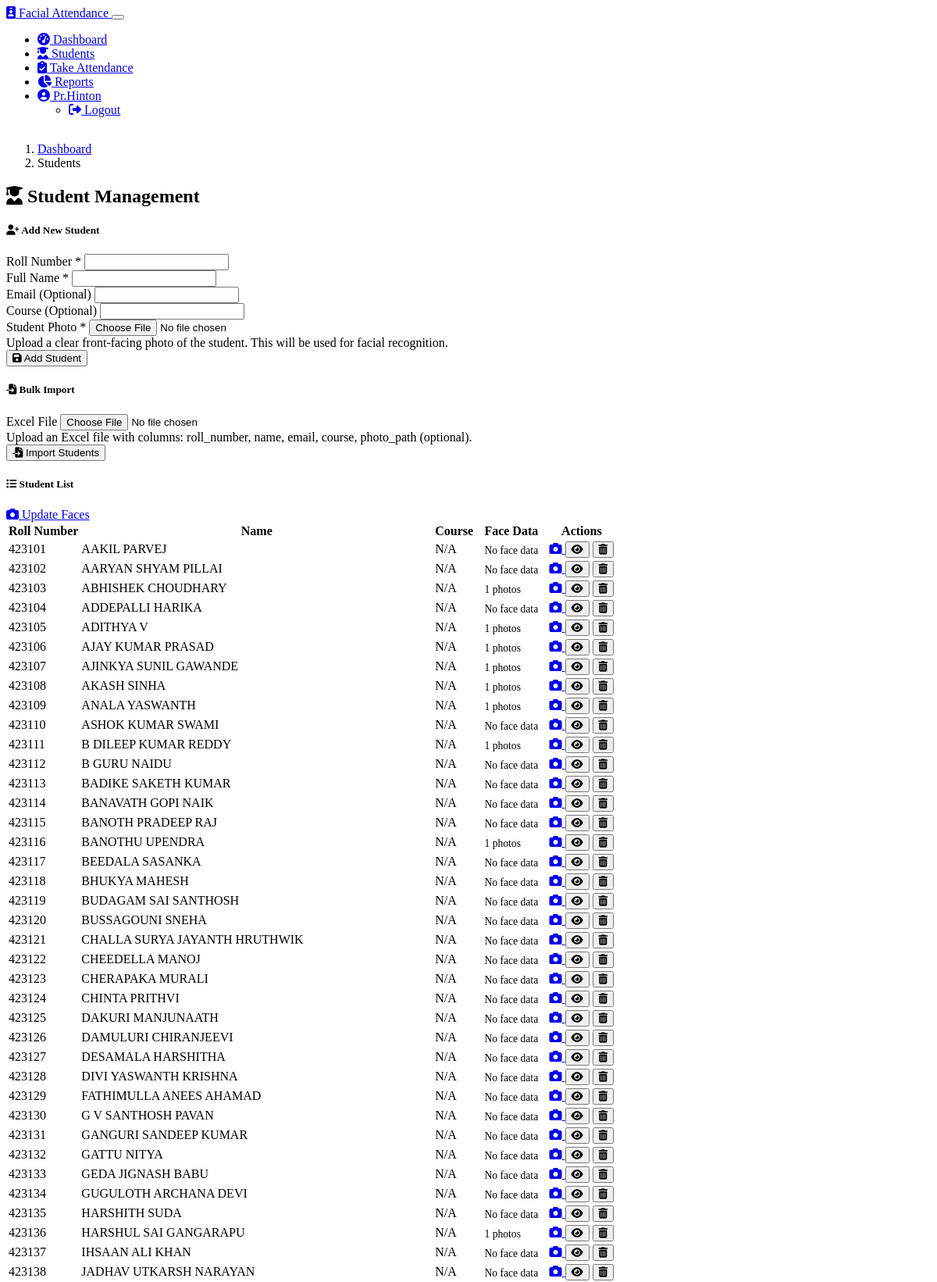
The app's page /students (signed in, upper part) with its own data.
### models.py (models this page shows, shortened)
class User(UserMixin, db.Model):
    id = db.Column(db.Integer, primary_key=True)
    username = db.Column(db.String(64), unique=True, nullable=False)
    email = db.Column(db.String(120), unique=True, nullable=False)
    password_hash = db.Column(db.String(256), nullable=False)
    is_admin = db.Column(db.Boolean, default=False)
    created_at = db.Column(db.DateTime, default=datetime.utcnow)

class Student(db.Model):
    id = db.Column(db.Integer, primary_key=True)
    roll_number = db.Column(db.String(20), unique=True, nullable=False)
    name = db.Column(db.String(100), nullable=False)
    email = db.Column(db.String(120), nullable=True)
    course = db.Column(db.String(100), nullable=True)
    created_at = db.Column(db.DateTime, default=datetime.utcnow)
    face_encodings = db.relationship('FaceEncoding', backref='student', lazy=True)
    attendances = db.relationship('Attendance', backref='student', lazy=True)

### routes.py (the view, shortened to what this page needs)
@app.route('/students', methods=['GET', 'POST'])
@login_required
def students():
    all_students = Student.query.order_by(Student.roll_number).all()
    return render_template('students.html', students=all_students)

### app.py (called while the page is built)
@login_manager.user_loader
def load_user(user_id):
    from models import User
    return User.query.get(int(user_id))

### routes.py (called while the page is built)
@app.context_processor
def inject_now():
    return {'now': datetime.now()}

### templates/students.html (shortened to what this page needs)
{% extends 'base.html' %}
{% block content %}
<div class="row mb-4">
    <div class="col-12">
        <nav aria-label="breadcrumb">
            <ol class="breadcrumb">
                <li class="breadcrumb-item"><a href="{{ url_for('dashboard') }}">Dashboard</a></li>
                <li class="breadcrumb-item active" aria-current="page">Students</li>
            </ol>
        </nav>
        <h2 class="mb-4">
            <i class="fas fa-user-graduate text-primary me-2"></i>
            Student Management
        </h2>
    </div>
</div>
<div class="row">
    <div class="col-md-5">
        <div class="card shadow-sm mb-4">
            <div class="card-header bg-primary text-white">
                <h5 class="card-title mb-0">
                    <i class="fas fa-user-plus me-2"></i>
                    Add New Student
                </h5>
            </div>
            <div class="card-body">
                <form method="POST" enctype="multipart/form-data">
                    <div class="mb-3">
                        <label for="roll_number" class="form-label">Roll Number *</label>
                        <input type="text" class="form-control" id="roll_number" name="roll_number" required>
                    </div>
                    <div class="mb-3">
                        <label for="name" class="form-label">Full Name *</label>
                        <input type="text" class="form-control" id="name" name="name" required>
                    </div>
                    <div class="mb-3">
                        <label for="email" class="form-label">Email (Optional)</label>
                        <input type="email" class="form-control" id="email" name="email">
                    </div>
                    <div class="mb-3">
                        <label for="course" class="form-label">Course (Optional)</label>
                        <input type="text" class="form-control" id="course" name="course">
                    </div>
                    <div class="mb-3">
                        <label for="student_photo" class="form-label">Student Photo *</label>
                        <input type="file" class="form-control" id="student_photo" name="student_photo" accept="image/*" required>
                        <div class="form-text">
                            Upload a clear front-facing photo of the student. This will be used for facial recognition.
                        </div>
                    </div>
                    <div class="d-grid gap-2">
                        <button type="submit" class="btn btn-primary">
                            <i class="fas fa-save me-2"></i>
                            Add Student
                        </button>
                    </div>
                </form>
            </div>
        </div>
        <div class="card shadow-sm">
            <div class="card-header bg-primary text-white">
                <h5 class="card-title mb-0">
                    <i class="fas fa-file-import me-2"></i>
                    Bulk Import
                </h5>
            </div>
            <div class="card-body">
                <form method="POST" enctype="multipart/form-data">
                    <div class="mb-3">
                        <label for="excel_file" class="form-label">Excel File</label>
                        <input type="file" class="form-control" id="excel_file" name="excel_file" accept=".xlsx, .xls">
                        <div class="form-text">
                            Upload an Excel file with columns: roll_number, name, email, course, photo_path (optional).
                        </div>
                    </div>
                    <div class="d-grid gap-2">
                        <button type="submit" class="btn btn-outline-primary">
                            <i class="fas fa-file-import me-2"></i>
                            Import Students
                        </button>
                    </div>
                </form>
            </div>
        </div>
    </div>
    <div class="col-md-7">
        <div class="card shadow-sm">
            <div class="card-header bg-primary text-white">
                <div class="d-flex justify-content-between align-items-center">
                    <h5 class="card-title mb-0">
                        <i class="fas fa-list me-2"></i>
                        Student List
                    </h5>
                    <div class="btn-group">
                        <a href="{{ url_for('update_face') }}" class="btn btn-sm btn-light">
                            <i class="fas fa-camera me-1"></i> Update Faces
                        </a>
                    </div>
                </div>
            </div>
            <div class="card-body">
                {% if students %}
                <div class="table-responsive">
                    <table class="table table-hover" id="studentTable">
                        <thead>
                            <tr>
                                <th>Roll Number</th>
                                <th>Name</th>
                                <th>Course</th>
                                <th>Face Data</th>
                                <th>Actions</th>
                            </tr>
                        </thead>
                        <tbody>
                            {% for student in students %}
                            <tr>
                                <td>{{ student.roll_number }}</td>
                                <td>{{ student.name }}</td>
                                <td>{{ student.course or 'N/A' }}</td>
                                <td>
                                    {% if student.face_encodings|length > 0 %}
                                    <span class="badge bg-success">{{ student.face_encodings|length }} photos</span>
                                    {% else %}
                                    <span class="badge bg-danger">No face data</span>
                                    {% endif %}
                                </td>
                                <td>
                                    <div class="btn-group btn-group-sm">
                                        <a href="{{ url_for('update_face', roll=student.roll_number) }}" class="btn btn-primary">
                                            <i class="fas fa-camera"></i>
                                        </a>
                                        <button type="button" class="btn btn-info">
                                            <i class="fas fa-eye"></i>
                                        </button>
                                        <button type="button" class="btn btn-danger">
                                            <i class="fas fa-trash-alt"></i>
                                        </button>
                                    </div>
                                </td>
                            </tr>
                            {% endfor %}
                        </tbody>
                    </table>
                </div>
                {% else %}
                <div class="alert alert-info">
                    <i class="fas fa-info-circle me-2"></i>
                    No students added yet. Add your first student using the form.
                </div>
                {% endif %}
            </div>
        </div>
    </div>
</div>
{% endblock %}

### templates/base.html (shortened to what this page needs)
<!DOCTYPE html>
<html lang="en" data-bs-theme="dark">
<head>
    <link rel="stylesheet" href="https://cdn.replit.com/agent/bootstrap-agent-dark-theme.min.css">
    <link rel="stylesheet" href="https://cdnjs.cloudflare.com/ajax/libs/font-awesome/6.2.0/css/all.min.css">
    <link rel="stylesheet" href="{{ url_for('static', filename='css/style.css') }}">
</head>
<body>
    <nav class="navbar navbar-expand-lg navbar-dark bg-dark">
        <div class="container">
            <a class="navbar-brand" href="{{ url_for('index') }}">
                <i class="fas fa-id-badge me-2"></i>
                Facial Attendance
            </a>
            <button class="navbar-toggler" type="button" data-bs-toggle="collapse" data-bs-target="#navbarNav">
            </button>
            <div class="collapse navbar-collapse" id="navbarNav">
                <ul class="navbar-nav ms-auto">
                    {% if current_user.is_authenticated %}
                    <li class="nav-item">
                        <a class="nav-link {% if request.endpoint == 'dashboard' %}active{% endif %}" href="{{ url_for('dashboard') }}">
                            <i class="fas fa-tachometer-alt me-1"></i> Dashboard
                        </a>
                    </li>
                    <li class="nav-item">
                        <a class="nav-link {% if request.endpoint == 'students' %}active{% endif %}" href="{{ url_for('students') }}">
                            <i class="fas fa-user-graduate me-1"></i> Students
                        </a>
                    </li>
                    <li class="nav-item">
                        <a class="nav-link {% if request.endpoint == 'take_attendance' %}active{% endif %}" href="{{ url_for('take_attendance') }}">
                            <i class="fas fa-clipboard-check me-1"></i> Take Attendance
                        </a>
                    </li>
                    <li class="nav-item">
                        <a class="nav-link {% if request.endpoint == 'reports' %}active{% endif %}" href="{{ url_for('reports') }}">
                            <i class="fas fa-chart-pie me-1"></i> Reports
                        </a>
                    </li>
                    <li class="nav-item dropdown">
                        <a class="nav-link dropdown-toggle" href="#" id="userDropdown" role="button" data-bs-toggle="dropdown">
                            <i class="fas fa-user-circle me-1"></i> {{ current_user.username }}
                        </a>
                        <ul class="dropdown-menu dropdown-menu-end">
                            <li>
                                <a class="dropdown-item" href="{{ url_for('logout') }}">
                                    <i class="fas fa-sign-out-alt me-1"></i> Logout
                                </a>
                            </li>
                        </ul>
                    </li>
                    {% endif %}
                </ul>
            </div>
        </div>
    </nav>
    <main class="container py-4">
        {% block content %}{% endblock %}
    </main>
</body>
</html>

### static/css/style.css (style rules this page uses)
body { min-height: 100vh; display: flex; flex-direction: column; }
main { flex: 1; }
.card { transition: transform 0.2s ease-in-out, box-shadow 0.2s ease-in-out; }
.badge.bg-success, .badge.bg-danger { font-size: 0.85rem; padding: 0.35rem 0.65rem; }

### records on screen
User: username "Pr.Hinton"
Student: roll_number "423101", name "AAKIL PARVEJ", course "N/A", shows "No face data"
Student: roll_number "423102", name "AARYAN SHYAM PILLAI", course "N/A", shows "No face data"
Student: roll_number "423103", name "ABHISHEK CHOUDHARY", course "N/A", face_encodings|length "1"
Student: roll_number "423104", name "ADDEPALLI HARIKA", course "N/A", shows "No face data"
Student: roll_number "423105", name "ADITHYA V", course "N/A", face_encodings|length "1"
Student: roll_number "423106", name "AJAY KUMAR PRASAD", course "N/A", face_encodings|length "1"
Student: roll_number "423107", name "AJINKYA SUNIL GAWANDE", course "N/A", face_encodings|length "1"
Student: roll_number "423108", name "AKASH SINHA", course "N/A", face_encodings|length "1"
Student: roll_number "423109", name "ANALA YASWANTH", course "N/A", face_encodings|length "1"
Student: roll_number "423110", name "ASHOK KUMAR SWAMI", course "N/A", shows "No face data"
Student: roll_number "423111", name "B DILEEP KUMAR REDDY", course "N/A", face_encodings|length "1"
Student: roll_number "423112", name "B GURU NAIDU", course "N/A", shows "No face data"
Student: roll_number "423113", name "BADIKE SAKETH KUMAR", course "N/A", shows "No face data"
Student: roll_number "423114", name "BANAVATH GOPI NAIK", course "N/A", shows "No face data"
Student: roll_number "423115", name "BANOTH PRADEEP RAJ", course "N/A", shows "No face data"
Student: roll_number "423116", name "BANOTHU UPENDRA", course "N/A", face_encodings|length "1"
Student: roll_number "423117", name "BEEDALA SASANKA", course "N/A", shows "No face data"
Student: roll_number "423118", name "BHUKYA MAHESH", course "N/A", shows "No face data"
Student: roll_number "423119", name "BUDAGAM SAI SANTHOSH", course "N/A", shows "No face data"
Student: roll_number "423120", name "BUSSAGOUNI SNEHA", course "N/A", shows "No face data"
Student: roll_number "423121", name "CHALLA SURYA JAYANTH HRUTHWIK", course "N/A", shows "No face data"
Student: roll_number "423122", name "CHEEDELLA MANOJ", course "N/A", shows "No face data"
Student: roll_number "423123", name "CHERAPAKA MURALI", course "N/A", shows "No face data"
Student: roll_number "423124", name "CHINTA PRITHVI", course "N/A", shows "No face data"
Student: roll_number "423125", name "DAKURI MANJUNAATH", course "N/A", shows "No face data"
Student: roll_number "423126", name "DAMULURI CHIRANJEEVI", course "N/A", shows "No face data"
Student: roll_number "423127", name "DESAMALA HARSHITHA", course "N/A", shows "No face data"
Student: roll_number "423128", name "DIVI YASWANTH KRISHNA", course "N/A", shows "No face data"
Student: roll_number "423129", name "FATHIMULLA ANEES AHAMAD", course "N/A", shows "No face data"
Student: roll_number "423130", name "G V SANTHOSH PAVAN", course "N/A", shows "No face data"
Student: roll_number "423131", name "GANGURI SANDEEP KUMAR", course "N/A", shows "No face data"
Student: roll_number "423132", name "GATTU NITYA", course "N/A", shows "No face data"
Student: roll_number "423133", name "GEDA JIGNASH BABU", course "N/A", shows "No face data"
Student: roll_number "423134", name "GUGULOTH ARCHANA DEVI", course "N/A", shows "No face data"
Student: roll_number "423135", name "HARSHITH SUDA", course "N/A", shows "No face data"
Student: roll_number "423136", name "HARSHUL SAI GANGARAPU", course "N/A", face_encodings|length "1"
Student: roll_number "423137", name "IHSAAN ALI KHAN", course "N/A", shows "No face data"
Student: roll_number "423138", name "JADHAV UTKARSH NARAYAN", course "N/A", shows "No face data"
